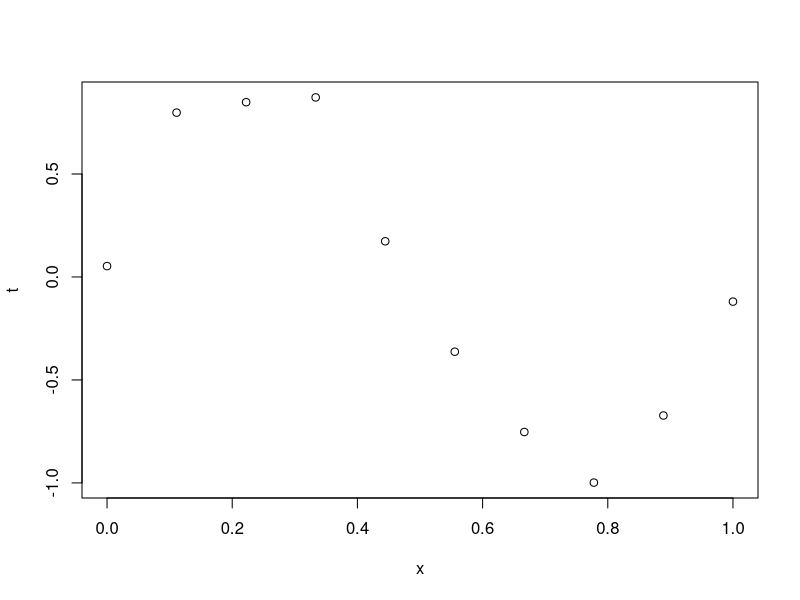
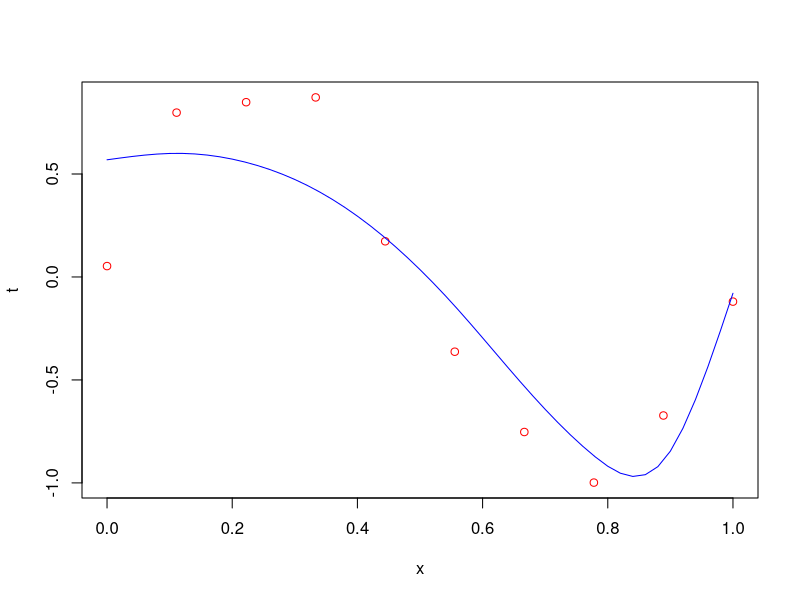
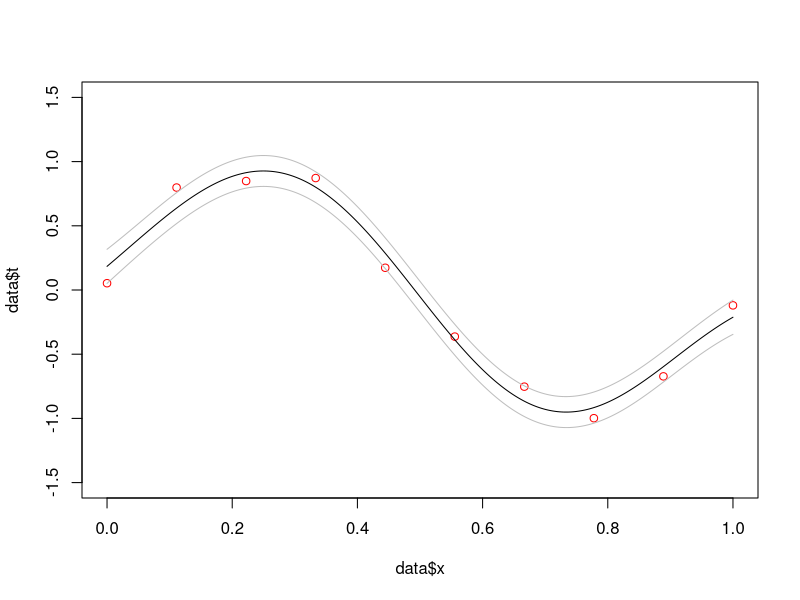
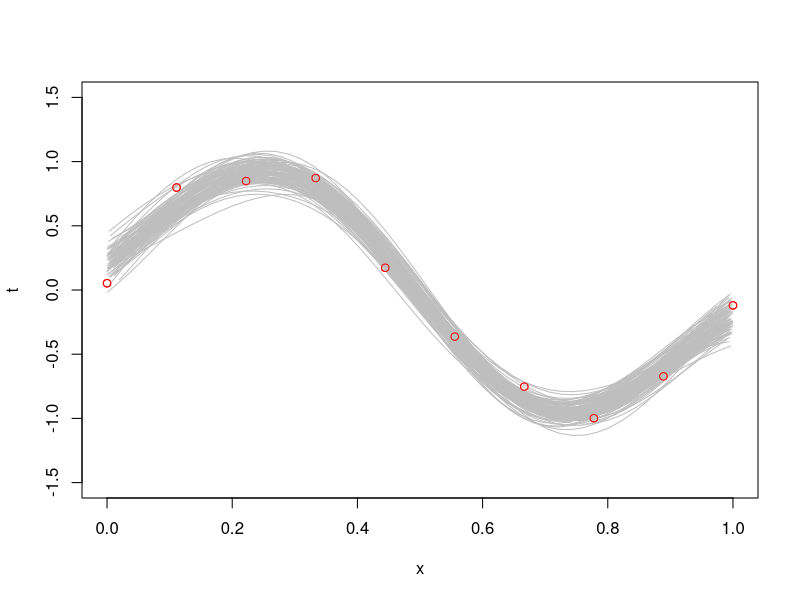
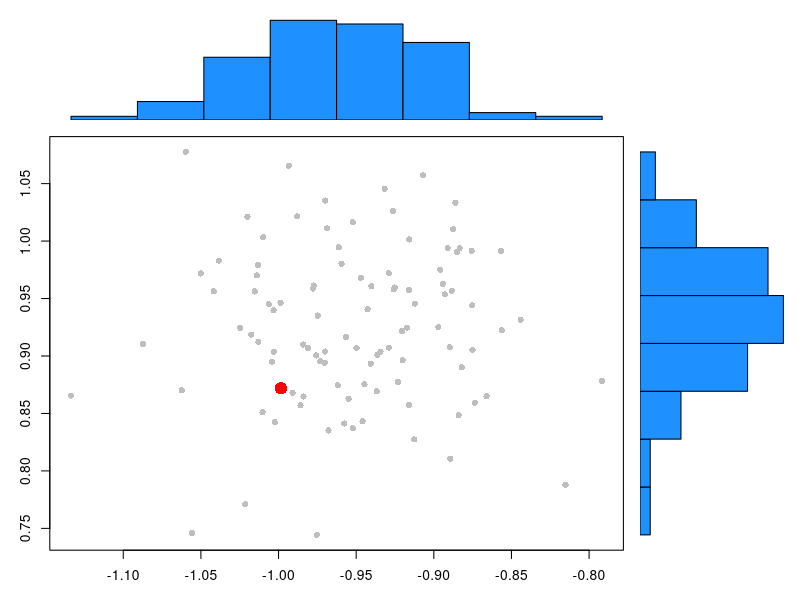

Write the R code that produced these figures, in order.
## ---- chunk 1
data <- read.csv('curve_data.txt', sep = " ")
plot(data)
## ---- chunk 2
phix <- function(x, M, option) {
  phi <- rep(0, M)
  if (option == "poly") {
    for (i in 1:(M)) {
      phi[i] <- x**i
    }
  }
  if (option == "Gauss") {
    for (i in 1:(M)) {
      phi[i] <- exp(-((x-i/(M))**2)/0.1)
    }
    
  }
  phi
}
## ---- chunk 3
post.params <- function(data, M, option, delta, q) {
  phi = phix(data$x[1],M, option)
  for (i in 2:length(data$x)) {
    phi_ <- phix(data$x[i], M, option)
    phi = rbind(phi, phi_)  
  }
  phi <- cbind(rep(1,M+1), phi)

  Q = delta * diag(ncol(phi)) + q * (t(phi) %*% phi)
  w = solve(Q)%*%(q*t(phi)%*%data$t)
  t <- phi%*%w

  return(list(Q, w, t))
}
## ---- chunk 4
library(splines)

answer <- post.params(data, 9, "poly", 2.0, (1/0.1)**2)
linear_predictor <- answer[[3]]

plot(data, col ='red')
lines(predict(splines::interpSpline(data$x, linear_predictor)), col ='blue')
## ---- chunk 5
library(MASS)

M = 9
basis_type = 'Gauss'
delta = 1.0
q = (1/0.1)**2
data <- read.table("curve_data.txt")
test.x <- seq(0,1,1/1000)

pediction.bayes <- function(data, x, M, basis_type, delta, q) {
  input_data_params <- post.params(data, M, basis_type, delta, q)
  Qbayes <- input_data_params[[1]]
  wbayes <- input_data_params[[2]]
  
  # create phi(testx) by sending all the test x to phix
  phi.test.x <- matrix(nrow = length(test.x), ncol = M+1)
  for (n in 1:length(test.x)) {
    phi.test.x[n,] <- c(1, phix(test.x[n], M, basis_type))
  }
  
  test.y <- matrix(nrow = length(test.x), ncol = 2)
  dimnames(test.y)[[2]] <- list("test.x", "test.y")
  for (n in 1:nrow(phi.test.x)) {
    test.y[n,"test.x"] <- test.x[n]
    test.y[n,"test.y"] <- t(phi.test.x[n,]) %*% wbayes
  }

  Qbayesinv <- solve(Qbayes)
  covmatrix <- phi.test.x %*% Qbayesinv %*% t(phi.test.x) + 1/q

  return(list(test.y, covmatrix, Qbayes, wbayes, covmatrix))
}

result <- pediction.bayes(data, x, M, basis_type, delta, q)
test.ys <- result[1][[1]]
sds <- sqrt(diag(result[2][[1]]))
Qbayes <- result[3][[1]]
wbayes <- result[4][[1]]

plot(data$x, data$t, ylim = range(-1.5:1.5), col = 'red')
lines(x = test.ys[,"test.x"], y = test.ys[,"test.y"])
lines(x = test.ys[,"test.x"], y = (test.ys[,"test.y"] + sds), col = 'grey')
lines(x = test.ys[,"test.x"], y = (test.ys[,"test.y"] - sds), col = 'grey')

plot(data, col = 'red', ylim = range(-1.5:1.5))
nsims <- 100
mins <- rep(0, nsims)
maxs <- rep(0, nsims)
for (sim in 1:nsims) {
  # generate random draws of N(w,cov) and plot random xs evaluated for each
  # Procedure: 
  #  1) generate a random draw of N(w, cov) -> this becomes a new (random) w (from the same distribution as wbayes)
  wbayesrand <- mvrnorm(n = 1, wbayes, Sigma = solve(Qbayes))
  #  2) generate 100 random xs to calculate phix(x...)
  xs <- runif(100)
  #  3) generate their y's as t(phix(xs)) %*% wbayesrand
  ys <- rep(0, length(xs))
  for (n in 1:length(xs)) {
    testphi <- c(1, phix(xs[n], M, basis_type))
    ys[n] <- t(testphi) %*% wbayesrand
  }
  mins[sim] <- min(ys)
  maxs[sim] <- max(ys)
  lines(predict(splines::interpSpline(xs, ys)), col ='grey')
}
points(data, col ='red')

observed_min <- min(data$t)
observed_max <- max(data$t)

scatterhist <- function(x, y, x1, y1, xlab="", ylab=""){
  zones=matrix(c(2,0,1,3), ncol=2, byrow=TRUE)
  layout(zones, widths=c(4/5,1/5), heights=c(1/5,4/5))
  xhist = hist(x, plot=FALSE)
  yhist = hist(y, plot=FALSE)
  top = max(c(xhist$counts, yhist$counts))
  par(mar=c(3,3,1,1))
  plot(x,y, col = 'gray', pch = 16)
  points(x1, y1, col = 'red', pch = 16, cex = 2)
  par(mar=c(0,3,1,1))
  barplot(xhist$counts, axes=FALSE, ylim=c(0, top), space=0, col = 'dodgerblue')
  par(mar=c(3,0,1,1))
  barplot(yhist$counts, axes=FALSE, xlim=c(0, top), space=0, horiz=TRUE, col = 'dodgerblue')
  par(oma=c(3,3,0,0))
  mtext(xlab, side=1, line=1, outer=TRUE, adj=0, 
    at=.8 * (mean(x) - min(x))/(max(x)-min(x)))
  mtext(ylab, side=2, line=1, outer=TRUE, adj=0, 
    at=(.8 * (mean(y) - min(y))/(max(y) - min(y))))
}

scatterhist(mins, maxs, observed_min, observed_max)
